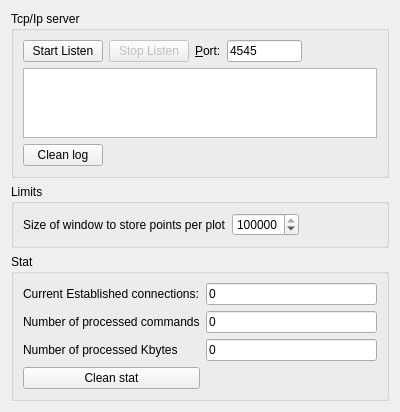
<?xml version="1.0" encoding="UTF-8"?>
<ui version="4.0">
 <class>Plotter_Cfg</class>
 <widget class="QWidget" name="Plotter_Cfg">
  <property name="geometry">
   <rect>
    <x>0</x>
    <y>0</y>
    <width>400</width>
    <height>397</height>
   </rect>
  </property>
  <property name="windowTitle">
   <string>Form</string>
  </property>
  <layout class="QVBoxLayout" name="verticalLayout_3">
   <item>
    <widget class="QGroupBox" name="gbxTcpIp">
     <property name="title">
      <string>Tcp/Ip server</string>
     </property>
     <layout class="QVBoxLayout" name="verticalLayout">
      <item>
       <layout class="QHBoxLayout" name="horizontalLayout">
        <item>
         <widget class="QPushButton" name="btnStartListen">
          <property name="text">
           <string>Start Listen</string>
          </property>
         </widget>
        </item>
        <item>
         <widget class="QPushButton" name="btnStopListen">
          <property name="enabled">
           <bool>false</bool>
          </property>
          <property name="text">
           <string>Stop Listen</string>
          </property>
         </widget>
        </item>
        <item>
         <layout class="QHBoxLayout" name="horizontalLayout_2">
          <item>
           <widget class="QLabel" name="label">
            <property name="text">
             <string>&lt;html&gt;&lt;head/&gt;&lt;body&gt;&lt;p&gt;&amp;amp;Port:&lt;/p&gt;&lt;/body&gt;&lt;/html&gt;</string>
            </property>
            <property name="buddy">
             <cstring>edtPort</cstring>
            </property>
           </widget>
          </item>
         </layout>
        </item>
        <item>
         <widget class="QLineEdit" name="edtPort">
          <property name="maximumSize">
           <size>
            <width>75</width>
            <height>16777215</height>
           </size>
          </property>
          <property name="text">
           <string>4545</string>
          </property>
         </widget>
        </item>
        <item>
         <spacer name="horizontalSpacer">
          <property name="orientation">
           <enum>Qt::Horizontal</enum>
          </property>
          <property name="sizeHint" stdset="0">
           <size>
            <width>40</width>
            <height>20</height>
           </size>
          </property>
         </spacer>
        </item>
       </layout>
      </item>
      <item>
       <widget class="QTextEdit" name="edtLog">
        <property name="sizePolicy">
         <sizepolicy hsizetype="Expanding" vsizetype="Maximum">
          <horstretch>0</horstretch>
          <verstretch>0</verstretch>
         </sizepolicy>
        </property>
        <property name="readOnly">
         <bool>true</bool>
        </property>
       </widget>
      </item>
      <item alignment="Qt::AlignLeft">
       <widget class="QPushButton" name="btnCleanLog">
        <property name="minimumSize">
         <size>
          <width>0</width>
          <height>0</height>
         </size>
        </property>
        <property name="text">
         <string>Clean log</string>
        </property>
       </widget>
      </item>
     </layout>
    </widget>
   </item>
   <item>
    <widget class="QGroupBox" name="gbxConfigure">
     <property name="title">
      <string>Limits</string>
     </property>
     <layout class="QVBoxLayout" name="verticalLayout_2">
      <item>
       <layout class="QHBoxLayout" name="horizontalLayout_3">
        <item>
         <widget class="QLabel" name="label_2">
          <property name="text">
           <string>Size of window to store points per plot</string>
          </property>
         </widget>
        </item>
        <item>
         <widget class="QSpinBox" name="spbMaximumPointsPerPlot">
          <property name="specialValueText">
           <string/>
          </property>
          <property name="maximum">
           <number>2147483647</number>
          </property>
          <property name="value">
           <number>1000000</number>
          </property>
         </widget>
        </item>
        <item>
         <spacer name="horizontalSpacer_2">
          <property name="orientation">
           <enum>Qt::Horizontal</enum>
          </property>
          <property name="sizeHint" stdset="0">
           <size>
            <width>40</width>
            <height>20</height>
           </size>
          </property>
         </spacer>
        </item>
       </layout>
      </item>
     </layout>
    </widget>
   </item>
   <item>
    <widget class="QGroupBox" name="gbxStat">
     <property name="minimumSize">
      <size>
       <width>0</width>
       <height>0</height>
      </size>
     </property>
     <property name="title">
      <string>Stat</string>
     </property>
     <layout class="QGridLayout" name="gridLayout">
      <item row="1" column="0">
       <widget class="QLabel" name="lblClients">
        <property name="text">
         <string>Current Established connections:</string>
        </property>
       </widget>
      </item>
      <item row="1" column="2">
       <widget class="QLineEdit" name="edtClientsCount">
        <property name="text">
         <string>0</string>
        </property>
        <property name="readOnly">
         <bool>true</bool>
        </property>
       </widget>
      </item>
      <item row="2" column="0">
       <widget class="QLabel" name="lblProcessCommands">
        <property name="text">
         <string>Number of processed commands</string>
        </property>
       </widget>
      </item>
      <item row="2" column="2">
       <widget class="QLineEdit" name="edtProcessCommands">
        <property name="text">
         <string>0</string>
        </property>
       </widget>
      </item>
      <item row="3" column="0">
       <widget class="QLabel" name="lblProcessedKBytes">
        <property name="text">
         <string>Number of processed Kbytes</string>
        </property>
       </widget>
      </item>
      <item row="3" column="2">
       <widget class="QLineEdit" name="edtProcessedKBytes">
        <property name="text">
         <string>0</string>
        </property>
        <property name="readOnly">
         <bool>true</bool>
        </property>
       </widget>
      </item>
      <item row="4" column="0">
       <widget class="QPushButton" name="btnCleanStat">
        <property name="text">
         <string>Clean stat</string>
        </property>
       </widget>
      </item>
     </layout>
    </widget>
   </item>
   <item>
    <spacer name="verticalSpacer">
     <property name="orientation">
      <enum>Qt::Vertical</enum>
     </property>
     <property name="sizeHint" stdset="0">
      <size>
       <width>20</width>
       <height>40</height>
      </size>
     </property>
    </spacer>
   </item>
  </layout>
 </widget>
 <tabstops>
  <tabstop>btnStartListen</tabstop>
  <tabstop>btnStopListen</tabstop>
  <tabstop>edtPort</tabstop>
  <tabstop>edtLog</tabstop>
  <tabstop>btnCleanLog</tabstop>
 </tabstops>
 <resources/>
 <connections>
  <connection>
   <sender>btnStartListen</sender>
   <signal>clicked()</signal>
   <receiver>Plotter_Cfg</receiver>
   <slot>slotStartListen()</slot>
   <hints>
    <hint type="sourcelabel">
     <x>58</x>
     <y>42</y>
    </hint>
    <hint type="destinationlabel">
     <x>396</x>
     <y>266</y>
    </hint>
   </hints>
  </connection>
  <connection>
   <sender>btnStopListen</sender>
   <signal>clicked()</signal>
   <receiver>Plotter_Cfg</receiver>
   <slot>slotStopListen()</slot>
   <hints>
    <hint type="sourcelabel">
     <x>153</x>
     <y>46</y>
    </hint>
    <hint type="destinationlabel">
     <x>397</x>
     <y>241</y>
    </hint>
   </hints>
  </connection>
  <connection>
   <sender>btnCleanLog</sender>
   <signal>clicked()</signal>
   <receiver>Plotter_Cfg</receiver>
   <slot>slotCleanLog()</slot>
   <hints>
    <hint type="sourcelabel">
     <x>49</x>
     <y>248</y>
    </hint>
    <hint type="destinationlabel">
     <x>389</x>
     <y>294</y>
    </hint>
   </hints>
  </connection>
 </connections>
 <slots>
  <slot>slotStartListen()</slot>
  <slot>slotStopListen()</slot>
  <slot>slotCleanLog()</slot>
 </slots>
</ui>
